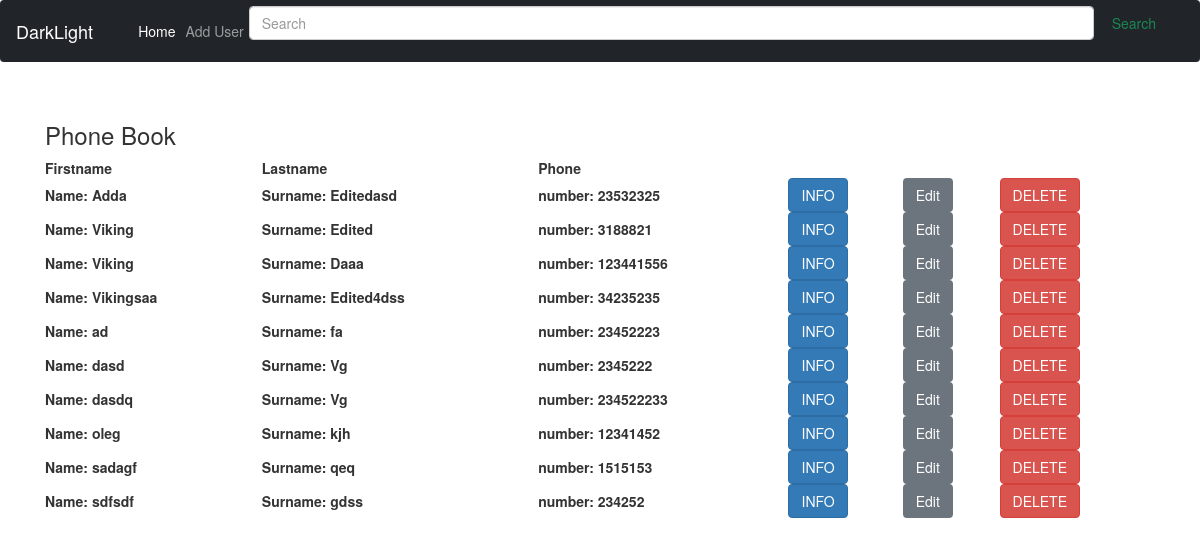
Before: / with the older database file.
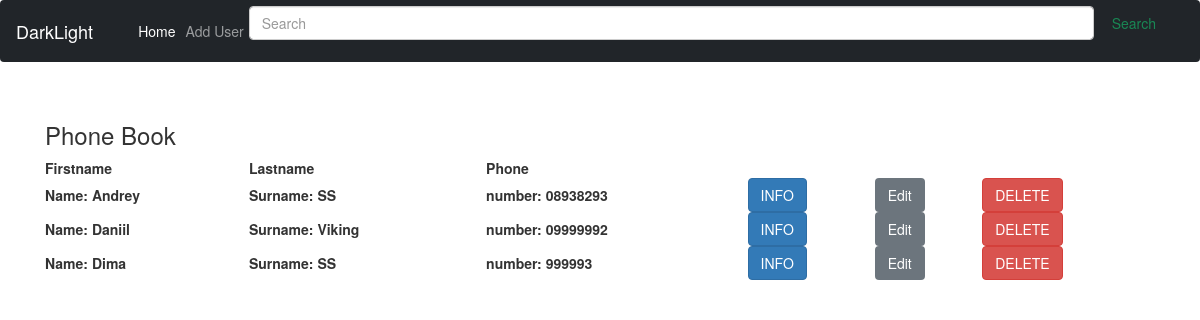
After: the same page with the newer database file.
### phone_book/models.py (models this page shows, shortened)
class PhoneBook(models.Model):
    name = models.CharField('Name', max_length=50)
    surname = models.CharField('Surname', max_length=65)
    address_country = models.CharField('Country', max_length=255)
    address_city = models.CharField('City', max_length=255)
    address_street = models.CharField('Street', max_length=255)
    url = models.URLField("URL")
    phone = models.CharField("Phone", max_length=15)
    pic = models.ImageField(null=True, blank=True, upload_to="images/")
    class Meta:
        verbose_name = "Contact"
        verbose_name_plural = "Contacts"

### phone_book/views.py (the view)
# urls.py: path('', views.HomeView.as_view(), name="home"),
class HomeView(ListView):
    model = PhoneBook
    template_name = 'phone_book/home.html'
    ordering = ['name']

### phone_book/templates/phone_book/home.html
{% extends 'phone_book/base.html' %}
{% block content %}
    <h3>Phone Book</h3>
    <table style="width:100%">
  <tr>
    <th>Firstname</th>
    <th>Lastname</th>
    <th>Phone</th>
  </tr>
{% for el in object_list %}
        <tr>
            <th>Name: {{ el.name }} </th>
           <th> Surname: {{ el.surname }} </th>
            <th> number: {{ el.phone }} </th>
       <th> <a href="{% url 'user-details' el.pk %}"  class="btn btn-primary"> INFO </a></th>
          <th>  <a href="{% url 'update_user' el.pk %}"  class="btn btn-secondary"> Edit </a></th>
          <th>  <a href="{% url 'delete_user' el.pk %}"  class="btn btn-danger">DELETE</a></th>
        </tr>
{% endfor %}
        </table>
    {% endblock %}

### phone_book/templates/phone_book/base.html (shortened to what this page needs)
<!doctype html>
<html lang="en">
   <head >
      <link href="https://cdn.jsdelivr.net/npm/bootstrap@5.0.0-beta2/dist/css/bootstrap.min.css" rel="stylesheet">
      <link href="//netdna.bootstrapcdn.com/bootstrap/3.0.0/css/bootstrap.min.css" rel="stylesheet" id="bootstrap-css">
   </head>
   <body>
      <nav class="navbar navbar-expand-lg navbar-dark bg-dark">
         <div class="container-fluid">
            <a class="navbar-brand" href="{% url 'home' %}">DarkLight</a>
            <div class="collapse navbar-collapse" id="navbarSupportedContent">
               <ul class="navbar-nav me-auto mb-2 mb-lg-0">
                  <li class="nav-item">
                     <a class="nav-link active" aria-current="page" href="{% url 'home' %}">Home</a>
                  </li>
                  <li class="nav-item">
                     <a class="nav-link" href="{% url 'add_user' %}">Add User</a>
                  </li>
               </ul>
               <form class="d-flex" action="{% url 'search' %}" method="get">
                  <input name="q" class="form-control me-2" type="search" placeholder="Search" aria-label="Search">
                  <button class="btn btn-outline-success"  type="submit" >Search</button>
               </form>
            </div>
         </div>
      </nav>
      <br>
      <div class="container">
         {% block content %}
         {% endblock %}
      </div>
   </body>
</html>

Changed rows visible on the page:
removed PhoneBook: name "Adda", surname "Editedasd", phone "23532325"
removed PhoneBook: name "Viking", surname "Edited", phone "3188821"
removed PhoneBook: name "Viking", surname "Daaa", phone "123441556"
removed PhoneBook: name "Vikingsaa", surname "Edited4dss", phone "34235235"
removed PhoneBook: name "ad", surname "fa", phone "23452223"
removed PhoneBook: name "dasd", surname "Vg", phone "2345222"
removed PhoneBook: name "dasdq", surname "Vg", phone "234522233"
removed PhoneBook: name "oleg", surname "kjh", phone "12341452"
removed PhoneBook: name "sadagf", surname "qeq", phone "1515153"
removed PhoneBook: name "sdfsdf", surname "gdss", phone "234252"
added PhoneBook: name "Andrey", surname "SS", phone "08938293"
added PhoneBook: name "Daniil", surname "Viking", phone "09999992"
added PhoneBook: name "Dima", surname "SS", phone "999993"
